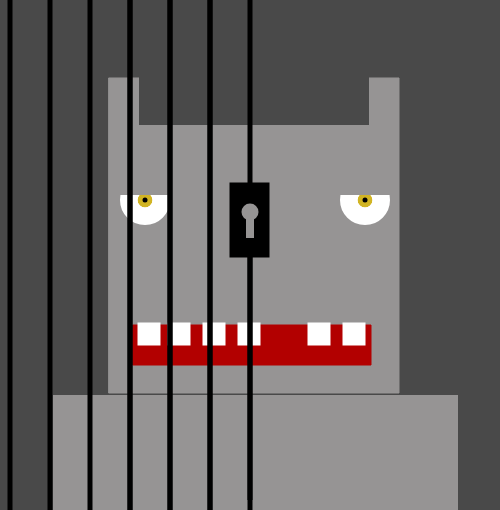
Frame 1 (no input)
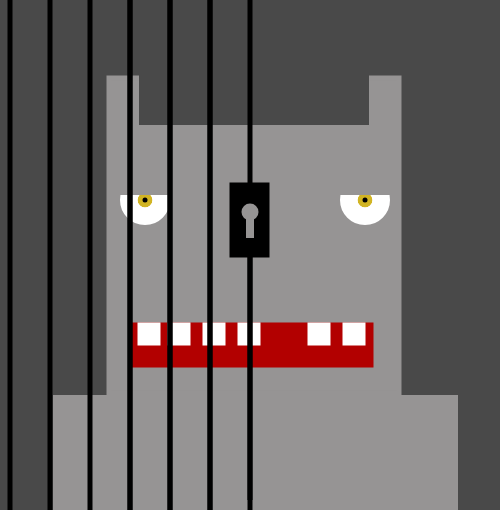
Frame 60 (no input)
Frame 120 (the mouse pressed at the canvas centre since frame 60): identical to frame 60, image omitted

The p5.js sketch that drew these frames (run headless with seeded random() and noise() and a simulated clock; from frame 60 on, the mouse is pressed at the canvas centre):

// p5.js sketch
// ── sketch.js
function setup() {
    createCanvas(500, 510);


}

function draw() {
    background(73, 73, 73);
    fill(150, 148, 148);
    stroke(150, 148, 148);
    rect(109, 78, 290, 315);
    fill(178, 0, 0);
    stroke(178, 0, 0);
    rect(133, 325, 238, 40);
    noFill();
    stroke(255);
    strokeWeight(30);
    ellipse(145, 200, 20, 20);
    ellipse(365, 200, 20, 20);
   
    fill(209, 180, 35);
    ellipse(145, 200, 15, 15);
    ellipse(365, 200, 15, 15);
    
    fill(0);
    ellipse(145, 200, 5, 5);
    ellipse(365, 200, 5, 5);
    
    fill(150, 148, 148);
    stroke(150, 148, 148);
    rect(130, 155, 25, 25);
    rect(355, 155, 25, 25);
    
    fill(73, 73, 73);
    stroke(73, 73, 73);
    rect(154, 60, 200, 50);
    
    fill(150, 148, 148);
    stroke(150, 148, 148);
    rect(68, 410, 375, 85);
    
    stroke(255);
    strokeWeight(5);
    fill(255);
    rect(140, 325, 18, 18);
    rect(170, 325, 18, 18);
    rect(205, 325, 18, 18);
    rect(240, 325, 18, 18);
    rect(310, 325, 18, 18);
    rect(345, 325, 18, 18);
    stroke(0);
    triangle(250, 250, 250, 500);
    triangle(250, 0, 250, 510);
    fill(0);
    rect(232, 185, 35, 70);
    strokeWeight(0);
    fill(150, 148, 148);
    ellipse(250, 212, 17, 17);
    rect(246, 218, 8, 20);
    strokeWeight(5);
    
  
    triangle(210, 0, 210, 510);
    triangle(210, 0, 210, 510);
    triangle(170, 0, 170, 510);
    triangle(170, 0, 170, 510);
    triangle(130, 0, 130, 510);
    triangle(130, 0, 130, 510);
    triangle(90, 0, 90, 510);
    triangle(50, 0, 50, 510);
    triangle(10, 0, 10, 510);
    
 


}
